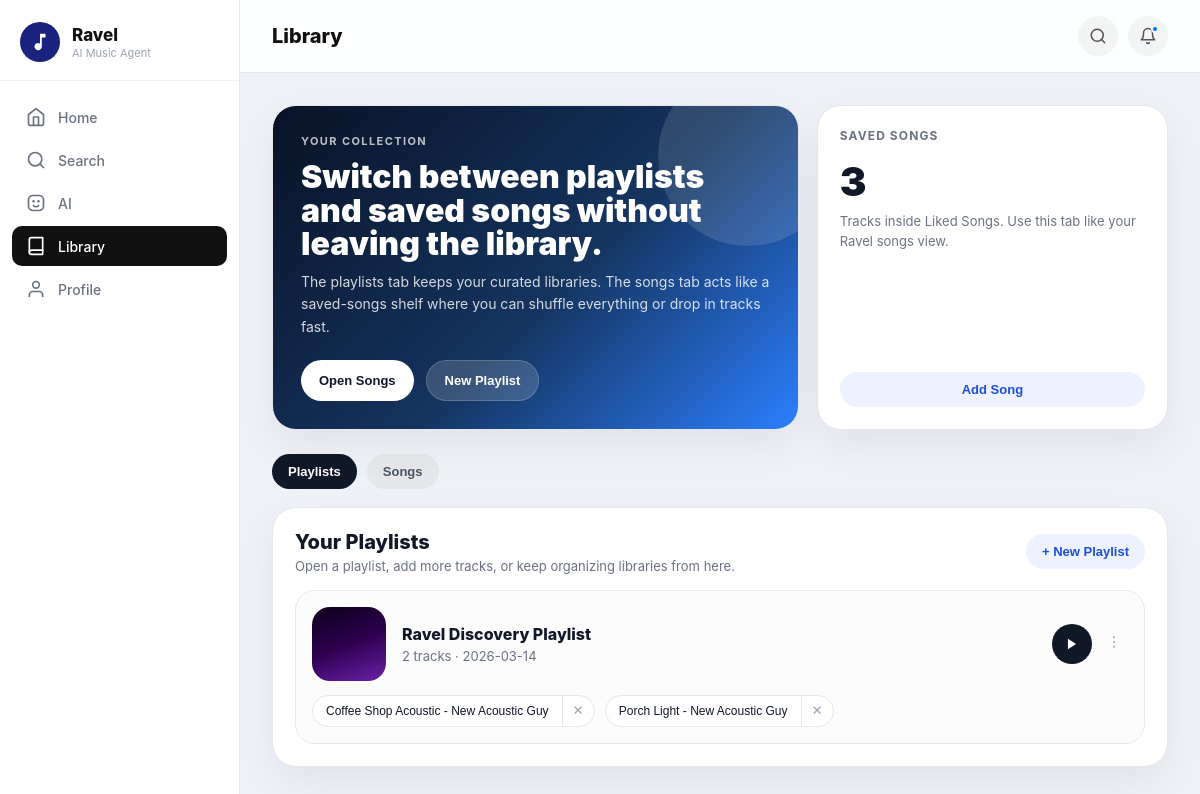
Page /library (signed in) on the committed database.
### tables this page shows
CREATE TABLE Playlist (
        PlaylistID INTEGER PRIMARY KEY AUTOINCREMENT,
        UserID INTEGER,
        GeneratedTitle TEXT,
        DateCreated DATETIME DEFAULT CURRENT_TIMESTAMP,
        FOREIGN KEY (UserID) REFERENCES User(UserID)
    );

CREATE TABLE Track (
        TrackID INTEGER PRIMARY KEY AUTOINCREMENT,
        ArtistID INTEGER,
        Title TEXT NOT NULL,
        Genre TEXT,
        PlayCount INTEGER, FilePath TEXT,
        FOREIGN KEY (ArtistID) REFERENCES Artist(ArtistID)
    );

CREATE TABLE Artist (
        ArtistID INTEGER PRIMARY KEY AUTOINCREMENT,
        Name TEXT NOT NULL,
        StreamCount INTEGER,
        IsUnderrepresented BOOLEAN
    );

### app.py (the view)
@app.route('/library')
def library():
    if 'user_id' not in session:
        return redirect(url_for('login'))
    conn = get_db_connection()
    liked_playlist = ensure_liked_songs_playlist(conn, session['user_id'])
    playlists_data = conn.execute(
        'SELECT * FROM Playlist WHERE UserID = ? AND PlaylistID != ? ORDER BY DateCreated DESC',
        (session['user_id'], liked_playlist['PlaylistID'])
    ).fetchall()
    playlists = []
    for p in playlists_data:
        tracks = fetch_playlist_tracks(conn, p['PlaylistID'])
        playlists.append({
            'id': p['PlaylistID'],
            'title': p['GeneratedTitle'],
            'date': p['DateCreated'],
            'tracks': tracks
        })
    liked_tracks = fetch_playlist_tracks(conn, liked_playlist['PlaylistID'])
    songs_library = {
        'id': liked_playlist['PlaylistID'],
        'title': liked_playlist['GeneratedTitle'],
        'date': liked_playlist['DateCreated'],
        'tracks': liked_tracks
    }
    player_playlists = [
        {
            'id': playlist['id'],
            'title': playlist['title'],
            'tracks': [
                {
                    'id': track['TrackID'],
                    'title': track['Title'],
                    'artist': track['ArtistName'],
                    'genre': track['Genre'],
                    'file': track['FilePath']
                }
                for track in playlist['tracks']
            ]
        }
        for playlist in playlists
    ]
    player_playlists.append({
        'id': songs_library['id'],
        'title': songs_library['title'],
        'tracks': [
            {
                'id': track['TrackID'],
                'title': track['Title'],
                'artist': track['ArtistName'],
                'genre': track['Genre'],
                'file': track['FilePath']
            }
            for track in songs_library['tracks']
        ]
    })
    notifications = build_user_notifications(conn, session['user_id'])
    conn.close()
    return render_template(
        'library.html',
        playlists=playlists,
        songs_library=songs_library,
        player_playlists=player_playlists,
        notifications=notifications
    )

### app.py (called while the page is built, shortened)
def get_db_connection():
    conn = sqlite3.connect('ravel_database.db')
    conn.row_factory = sqlite3.Row
    return conn

def fetch_playlist_tracks(conn, playlist_id):
    return conn.execute('''
        SELECT Track.TrackID as TrackID, Track.Title as Title, Artist.Name as ArtistName, Track.Genre as Genre, Track.FilePath as FilePath
        FROM Contains
        JOIN Track ON Contains.TrackID = Track.TrackID
        JOIN Artist ON Track.ArtistID = Artist.ArtistID
        WHERE Contains.PlaylistID = ?
        ORDER BY Track.Title COLLATE NOCASE ASC, Artist.Name COLLATE NOCASE ASC
    ''', (playlist_id,)).fetchall()

def ensure_liked_songs_playlist(conn, user_id):
    playlist = conn.execute(
        'SELECT PlaylistID, GeneratedTitle, DateCreated FROM Playlist WHERE UserID = ? AND GeneratedTitle = ? ORDER BY PlaylistID ASC LIMIT 1',
        (user_id, LIKED_SONGS_TITLE)
    ).fetchone()
    if playlist:
        return playlist

def _fmt_relative_time(ts):
    if not ts:
        return 'Recently'
    try:
        dt = datetime.strptime(ts[:19], '%Y-%m-%d %H:%M:%S')
        delta = datetime.now() - dt
        secs = max(int(delta.total_seconds()), 0)
        if secs < 60:
            return 'Just now'
        if secs < 3600:
            return f'{secs // 60} min ago'
        if secs < 86400:
            return f'{secs // 3600} hr ago'
        if secs < 604800:
            return f'{secs // 86400} day ago' if secs < 172800 else f'{secs // 86400} days ago'
        return dt.strftime('%b %d')
    except Exception:
        return 'Recently'

def build_user_notifications(conn, user_id):
    rows = conn.execute('''
        SELECT NotificationID, Message, IsRead, CreatedAt
        FROM Notification
        WHERE UserID = ?
        ORDER BY CreatedAt DESC, NotificationID DESC
        LIMIT 5
    ''', (user_id,)).fetchall()
    return [
        {
            'id': row['NotificationID'],
            'text': row['Message'],
            'time': _fmt_relative_time(row['CreatedAt']),
            'read': bool(row['IsRead'])
        }
        for row in rows
    ]

### templates/library.html (shortened to what this page needs)
<!DOCTYPE html>
<html lang="en">
<head>
</head>
<body>
<div class="sidebar">
    <div class="sidebar-logo">
        <div class="logo-circle">
            <svg width="22" height="22" viewBox="0 0 24 24" fill="white"><path d="M12 3v10.55c-.59-.34-1.27-.55-2-.55-2.21 0-4 1.79-4 4s1.79 4 4 4 4-1.79 4-4V7h4V3h-6z"/></svg>
        </div>
        <div class="sidebar-brand"><h2>Ravel</h2><p>AI Music Agent</p></div>
    </div>
    <nav class="sidebar-nav">
        <a href="/dashboard" class="nav-link">
            <svg viewBox="0 0 24 24" fill="none" stroke="currentColor" stroke-width="2" stroke-linecap="round" stroke-linejoin="round"><path d="M3 9l9-7 9 7v11a2 2 0 0 1-2 2H5a2 2 0 0 1-2-2z"/><polyline points="9 22 9 12 15 12 15 22"/></svg>Home
        </a>
        <a href="/search" class="nav-link">
            <svg viewBox="0 0 24 24" fill="none" stroke="currentColor" stroke-width="2" stroke-linecap="round" stroke-linejoin="round"><circle cx="11" cy="11" r="8"/><line x1="21" y1="21" x2="16.65" y2="16.65"/></svg>Search
        </a>
        <a href="/ai" class="nav-link">
            AI
        </a>
        <a href="/library" class="nav-link active">
            <svg viewBox="0 0 24 24" fill="none" stroke="currentColor" stroke-width="2" stroke-linecap="round" stroke-linejoin="round"><path d="M4 19.5A2.5 2.5 0 0 1 6.5 17H20"/><path d="M6.5 2H20v20H6.5A2.5 2.5 0 0 1 4 19.5v-15A2.5 2.5 0 0 1 6.5 2z"/></svg>Library
        </a>
        <a href="/profile" class="nav-link">
            <svg viewBox="0 0 24 24" fill="none" stroke="currentColor" stroke-width="2" stroke-linecap="round" stroke-linejoin="round"><path d="M20 21v-2a4 4 0 0 0-4-4H8a4 4 0 0 0-4 4v2"/><circle cx="12" cy="7" r="4"/></svg>Profile
        </a>
    </nav>
</div>
<div class="main-content">
    <div class="top-bar">
        <span class="top-bar-title">Library</span>
        <div class="top-bar-right">
            <button class="icon-btn" onclick="window.location.href='/search'" aria-label="Search">
                <svg width="18" height="18" viewBox="0 0 24 24" fill="none" stroke="#555" stroke-width="2" stroke-linecap="round" stroke-linejoin="round"><circle cx="11" cy="11" r="8"/><line x1="21" y1="21" x2="16.65" y2="16.65"/></svg>
            </button>
            <div class="notif-wrapper">
                <button class="icon-btn" id="notif-btn" onclick="toggleNotif()" aria-label="Notifications">
                    <svg width="18" height="18" viewBox="0 0 24 24" fill="none" stroke="#555" stroke-width="2" stroke-linecap="round" stroke-linejoin="round"><path d="M18 8A6 6 0 0 0 6 8c0 7-3 9-3 9h18s-3-2-3-9"/><path d="M13.73 21a2 2 0 0 1-3.46 0"/></svg>
                    <span class="notif-badge" id="notif-badge"{% if not notifications %} style="display:none;"{% endif %}></span>
                </button>
            </div>
        </div>
    </div>
    <div class="content-area">
        <div class="hero-shell">
            <div class="hero-card">
                <div class="hero-kicker">Your collection</div>
                <div class="hero-title">Switch between playlists and saved songs without leaving the library.</div>
                <div class="hero-subtitle">The playlists tab keeps your curated libraries. The songs tab acts like a saved-songs shelf where you can shuffle everything or drop in tracks fast.</div>
                <div class="hero-actions">
                    <button class="primary-btn" onclick="setLibraryTab('songs')">Open Songs</button>
                    <button class="secondary-btn" onclick="openCreateModal()">New Playlist</button>
                </div>
            </div>
            <div class="stat-card">
                <div>
                    <div class="stat-label">Saved Songs</div>
                    <div class="stat-value">{{ songs_library.tracks|length }}</div>
                    <div class="stat-copy">Tracks inside {{ songs_library.title }}. Use this tab like your Ravel songs view.</div>
                </div>
                <button class="ghost-btn" onclick="openSongsAddModal()">Add Song</button>
            </div>
        </div>
        <div class="tab-row">
            <button class="tab-btn active" id="tab-btn-playlists" onclick="setLibraryTab('playlists')">Playlists</button>
            <button class="tab-btn" id="tab-btn-songs" onclick="setLibraryTab('songs')">Songs</button>
        </div>
        <div class="panel-shell">
            <section class="library-panel active" id="panel-playlists">
                <div class="panel-header">
                    <div>
                        <div class="panel-title">Your Playlists</div>
                        <div class="panel-subtitle">Open a playlist, add more tracks, or keep organizing libraries from here.</div>
                    </div>
                    <div class="panel-actions">
                        <button class="ghost-btn" onclick="openCreateModal()">+ New Playlist</button>
                    </div>
                </div>
                {% if playlists %}
                <div class="playlist-list">
                    {% for playlist in playlists %}
                    <div class="playlist-card">
                        <div class="playlist-row clickable js-playlist-open" data-playlist-id="{{ playlist.id }}">
                            <div class="playlist-thumb" style="background:linear-gradient(160deg,
                                {% if loop.index % 5 == 1 %}#0d0019 0%,#2d0050 50%,#6b21a8 100%
                                {% elif loop.index % 5 == 2 %}#0c1a2e 0%,#1e3a5f 50%,#4a8fc1 100%
                                {% elif loop.index % 5 == 3 %}#1a1810 0%,#2e2416 50%,#3a2e1c 100%
                                {% elif loop.index % 5 == 4 %}#0f0f0f 0%,#1c1c1c 50%,#2a2219 100%
                                {% else %}#1a1a2e 0%,#16213e 50%,#0f3460 100%{% endif %});"></div>
                            <div class="playlist-row-info">
                                <div class="playlist-row-title">{{ playlist.title }}</div>
                                <div class="playlist-row-meta">{{ playlist.tracks|length }} tracks · {{ playlist.date[:10] if playlist.date else '' }}</div>
                            </div>
                            <div class="playlist-row-actions">
                                <button class="row-play-btn js-play-playlist" data-playlist-id="{{ playlist.id }}" data-title="{{ playlist.title | e }}" data-artist="{{ (playlist.tracks[0].ArtistName if playlist.tracks else 'Your Library') | e }}" aria-label="Play">
                                    <svg width="14" height="14" viewBox="0 0 24 24" fill="white"><polygon points="5 3 19 12 5 21 5 3"/></svg>
                                </button>
                                <div class="more-dropdown-wrapper">
                                    <button class="row-more-btn js-more-btn" data-playlist-id="{{ playlist.id }}" data-playlist-title="{{ playlist.title | e }}" aria-label="More options">
                                        <svg width="16" height="16" viewBox="0 0 24 24" fill="currentColor"><circle cx="12" cy="5" r="1.5"/><circle cx="12" cy="12" r="1.5"/><circle cx="12" cy="19" r="1.5"/></svg>
                                    </button>
                                </div>
                            </div>
                        </div>
                        {% if playlist.tracks %}
                        <div class="playlist-tracks">
                            {% for t in playlist.tracks %}
                            <div class="track-pill-group">
                                <button class="track-pill js-track-pill" data-playlist-id="{{ playlist.id }}" data-track-id="{{ t.TrackID }}">{{ t.Title }} - {{ t.ArtistName }}</button>
                                <button class="pill-remove js-remove-track" data-playlist-id="{{ playlist.id }}" data-track-id="{{ t.TrackID }}" data-title="{{ t.Title | e }}" aria-label="Remove from library">&#x2715;</button>
                            </div>
                            {% endfor %}
                        </div>
                        {% endif %}
                    </div>
                    {% endfor %}
                </div>
                {% endif %}
            </section>
        </div>
    </div>
</div>
</body>
</html>

### rows in the picture
Playlist: title "Liked Songs"
Playlist: title "Ravel Discovery Playlist", tracks|length "2", DateCreated "2026-03-14"
Track: Title "Coffee Shop Acoustic", ArtistName "New Acoustic Guy"
Track: Title "Porch Light", ArtistName "New Acoustic Guy"

### other values in the picture
{{ songs_library.tracks|length }} "3"
